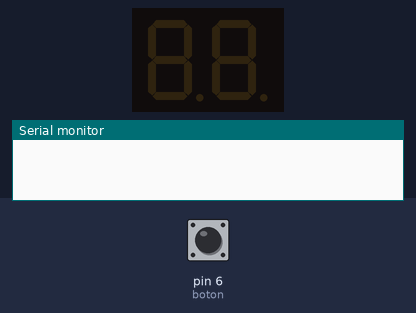
A sketch run on a simulated Arduino Uno, built with avr-gcc and run on an emulated ATmega328P. Shown: 2-digit seven-segment display, the last lines printed to the serial monitor. Wiring (inferred from the names in the program): 2-digit 7-segment display, segments lit when HIGH: segments pin 13, pin 12, pin 11, pin 10, pin 9, pin 8, pin 7, A3, A4, A5, A1, A0, pin 4, pin 5. Inputs (shaded band) come from the test bench; at power-on: pin 6 (boton) HIGH. Random numbers use the default seed unless the sketch sets one; the segment pins are drawn as the display they are named for.

Above: at 1.2 s.
1.3 s: pin 6 (boton) pulled LOW for 0.15 s
At 1.6 s:
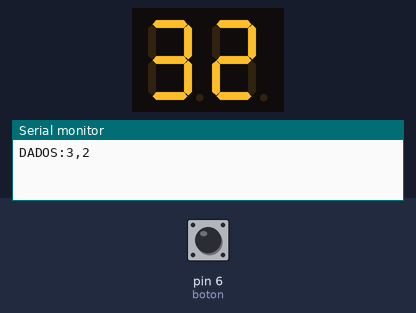
2.9 s: pin 6 (boton) pulled LOW for 1 s
At 4.0 s:
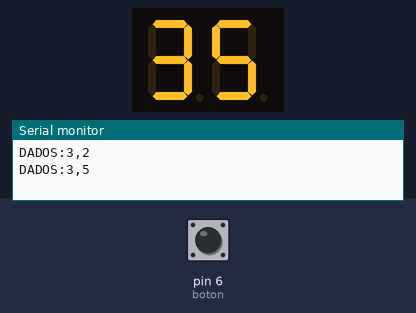
5.4 s: pin 6 (boton) pulled LOW for 0.15 s
At 5.9 s:
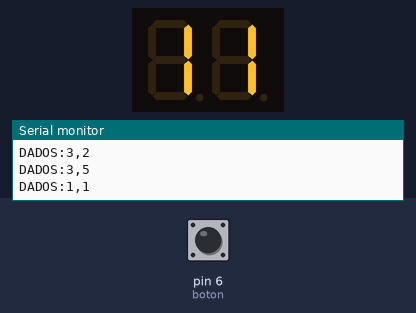
7.0 s: pin 6 (boton) pulled LOW for 3.2 s
At 8.3 s:
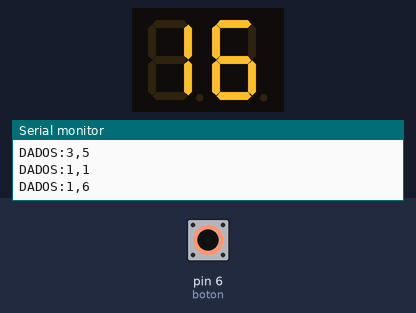
11.7 s: pin 6 (boton) pulled LOW for 0.15 s
At 12.9 s:
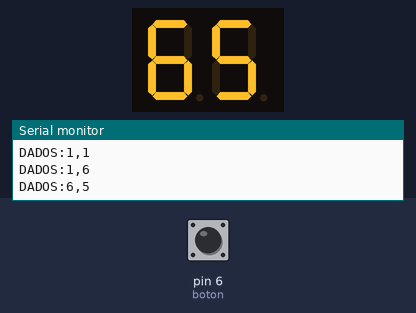
13.3 s: pin 6 (boton) pulled LOW for 1 s
At 14.3 s:
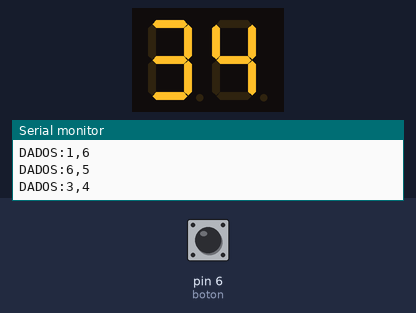
Timing chart, 0 to 16.3 s (numbered marks = the images above; inputs shaded):
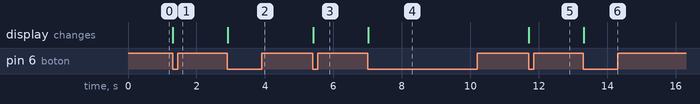

The sketch:

MonopolyHardware.ino
```cpp
#include <SoftwareSerial.h>

// Pines de los displays de 7 segmentos (A, B, C, D, E, F, G)
int display1[7] = {13, 12, 11, 10, 9, 8, 7};
int display2[7] = {A3, A4, A5, A1, A0, 4, 5};

int boton = 6;

// TX del RDM6300 -> D2
SoftwareSerial RFID(2, 3);

byte buffer[14];
int posicion = 0;

String ultimoID = "";
unsigned long ultimaTarjeta = 0;

// Segmentos encendidos para los numeros 1 al 6
int numeros[6][7] = {
  {0,1,1,0,0,0,0},
  {1,1,0,1,1,0,1},
  {1,1,1,1,0,0,1},
  {0,1,1,0,0,1,1},
  {1,0,1,1,0,1,1},
  {1,0,1,1,1,1,1}
};

void setup() {
  for (int i = 0; i < 7; i++) {
    pinMode(display1[i], OUTPUT);
    pinMode(display2[i], OUTPUT);
  }

  pinMode(boton, INPUT_PULLUP);
  randomSeed(analogRead(A2));

  Serial.begin(9600);
  RFID.begin(9600);
}

void mostrarNumero(int pines[], int numero) {
  for (int i = 0; i < 7; i++) {
    digitalWrite(pines[i], numeros[numero - 1][i]);
  }
}

void leerRFID() {
  while (RFID.available()) {
    byte dato = RFID.read();

    // Inicio de trama
    if (dato == 0x02) {
      posicion = 0;
      buffer[posicion++] = dato;
    }
    else if (posicion > 0 && posicion < 14) {
      buffer[posicion++] = dato;

      // Fin de trama
      if (dato == 0x03) {
        String id = "";
        for (int i = 1; i <= 10; i++) {
          id += (char)buffer[i];
        }

        // Evita repetir la misma tarjeta muchas veces seguidas
        if (id != ultimoID || millis() - ultimaTarjeta > 1500) {
          Serial.print("RFID:");
          Serial.println(id);
          ultimoID = id;
          ultimaTarjeta = millis();
        }

        posicion = 0;
      }
    }
  }
}

void lanzarDados() {
  int dado1 = random(1, 7);
  int dado2 = random(1, 7);

  mostrarNumero(display1, dado1);
  mostrarNumero(display2, dado2);

  // La PC (cliente C#) lee esta linea
  Serial.print("DADOS:");
  Serial.print(dado1);
  Serial.print(",");
  Serial.println(dado2);
}

void loop() {
  leerRFID();

  if (digitalRead(boton) == LOW) {
    lanzarDados();

    // Espera a que se suelte el boton
    while (digitalRead(boton) == LOW) {
    }
    delay(200);
  }
}
```

Measured:
- after the input at 1.3 s, the display: changes at once (image 1)
- after the input at 2.9 s, the display: changes at once (image 2)
- after the input at 5.4 s, the display: changes at once (image 3)
- after the input at 7.0 s, the display: changes at once (image 4)
- after the input at 11.7 s, the display: changes at once (image 5)
- after the input at 13.3 s, the display: changes at once (image 6)
